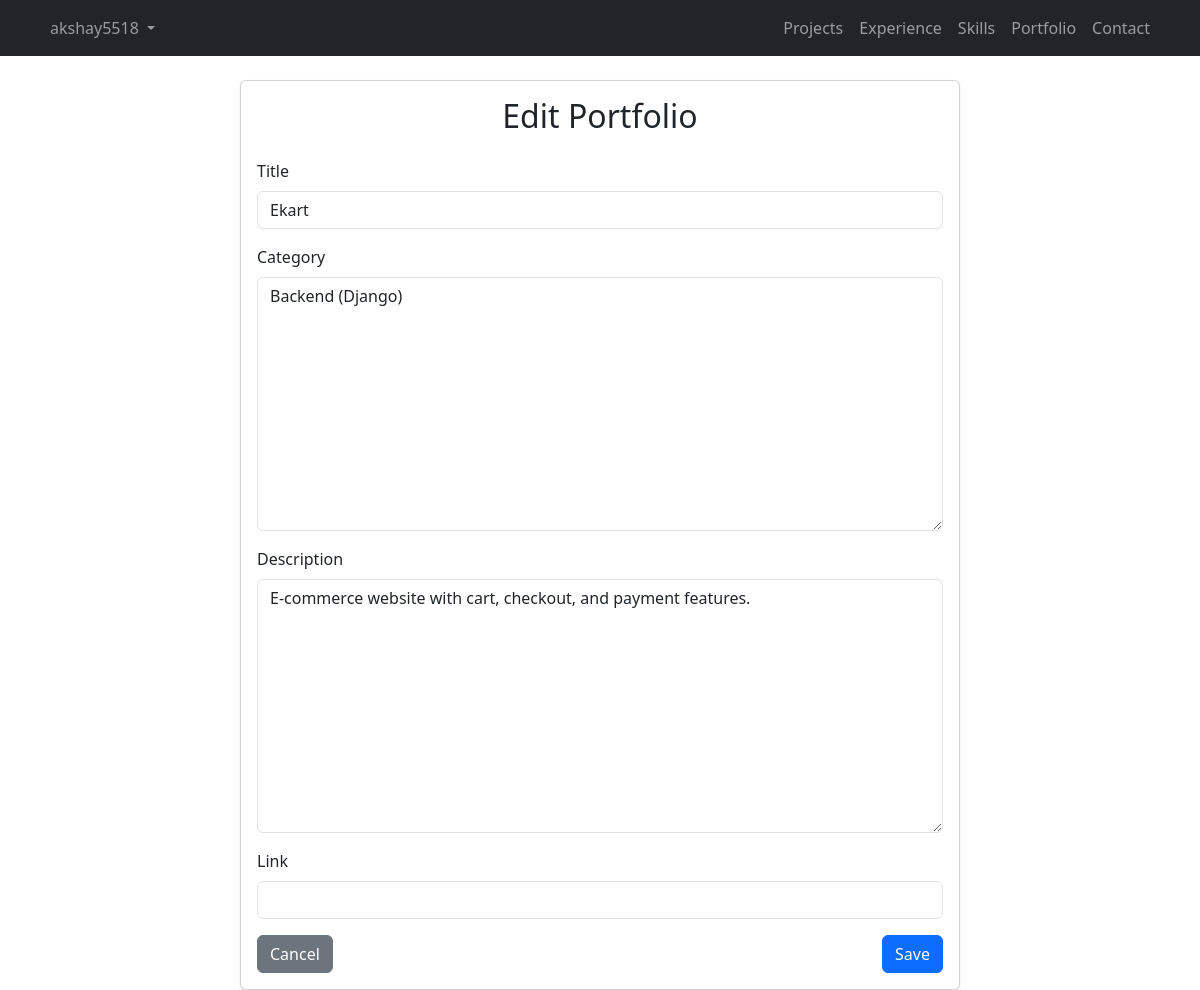
The page /portfolio/1/edit/ (signed in) on the database its author committed.
### Portfolio_App/models.py (models this page shows, shortened)
class Portfolio(models.Model):
    title = models.CharField(max_length=100)
    category = models.TextField()
    description = models.TextField()
    link = models.URLField(blank=True, null=True)
    created_at = models.DateTimeField(auto_now_add=True)

### Portfolio_Admin_App/views.py (the view)
# urls.py: path("portfolio/<int:pk>/edit/", portfolio_edit, name="portfolio_edit"),
@login_required(login_url='login')
def portfolio_edit(request, pk):
    portfolio = get_object_or_404(Portfolio, pk=pk)
    if request.method == "POST":
        form = PortfolioForm(request.POST, instance=portfolio)
        if form.is_valid():
            form.save()
            return redirect("portfolio")
    else:
        form = PortfolioForm(instance=portfolio)
    return render(request, "portfolio_form.html", {"form": form, "title": "Edit Portfolio"})

### Portfolio_Admin_App/forms.py
class PortfolioForm(forms.ModelForm):
    class Meta:
        model = Portfolio
        fields = ['title', 'category', 'description', 'link']
    def __init__(self, *args, **kwargs):
        super(PortfolioForm, self).__init__(*args, **kwargs)
        for field_name, field in self.fields.items():
            field.widget.attrs['class'] = 'form-control'

### Portfolio_Admin_App/templates/portfolio_form.html (shortened to what this page needs)
{% extends "base.html" %}
{% block content %}
<div class="container">
    <div class="row justify-content-center">
        <div class="col-md-8">
            <div class="card shadow-sm">
                <div class="card-body">
                    <h2 class="mb-4 text-center">{{ title }}</h2>
                    <form method="post">
                        {% for field in form %}
                            <div class="mb-3">
                                <label class="form-label">{{ field.label }}</label>
                                {{ field }}
                            </div>
                        {% endfor %}
                        <div class="d-flex justify-content-between">
                            <a href="{% url 'portfolio' %}" class="btn btn-secondary">Cancel</a>
                            <button type="submit" class="btn btn-primary">Save</button>
                        </div>
                    </form>
                </div>
            </div>
        </div>
    </div>
</div>
{% endblock %}

### Portfolio_Admin_App/templates/base.html (shortened to what this page needs)
<!DOCTYPE html>
<html lang="en">
<head>
    <link rel="stylesheet" href="https://cdn.jsdelivr.net/npm/bootstrap@5.3.2/dist/css/bootstrap.min.css">
</head>
<body>
    <nav class="navbar navbar-expand-lg navbar-dark bg-dark">
        <div class="container">
            {% if request.user.is_authenticated %}
            <ul class="navbar-nav me-auto">
                <li class="nav-item dropdown">
                    <a class="nav-link dropdown-toggle" href="#" id="userDropdown" role="button"
                       data-bs-toggle="dropdown" aria-expanded="false">
                        {{ request.user.username }}
                    </a>
                </li>
            </ul>
            {% else %}
            <a class="navbar-brand" href="#">AdminApp</a>
            {% endif %}
            {% if request.user.is_authenticated %}
            <ul class="navbar-nav ms-auto">
                <li class="nav-item"><a class="nav-link" href="{% url 'projects' %}">Projects</a></li>
                <li class="nav-item"><a class="nav-link" href="{% url 'experience' %}">Experience</a></li>
                <li class="nav-item"><a class="nav-link" href="{% url 'skills' %}">Skills</a></li>
                <li class="nav-item"><a class="nav-link" href="{% url 'portfolio' %}">Portfolio</a></li>
                <li class="nav-item"><a class="nav-link" href="{% url 'contact' %}">Contact</a></li>
            </ul>
            {% endif %}
        </div>
    </nav>
    <div class="container mt-4">
        {% block content %}
        {% endblock %}
    </div>
</body>
</html>

### rows shown on the page
Portfolio: form "Ekart" "Backend (Django)" "E-commerce website with cart, checkout, and payment features."

### other values the page prints
{{ request.user.username }} "akshay5518"
{{ title }} "Edit Portfolio"
{{ field.label }} "Title" "Category" "Description" "Link"
